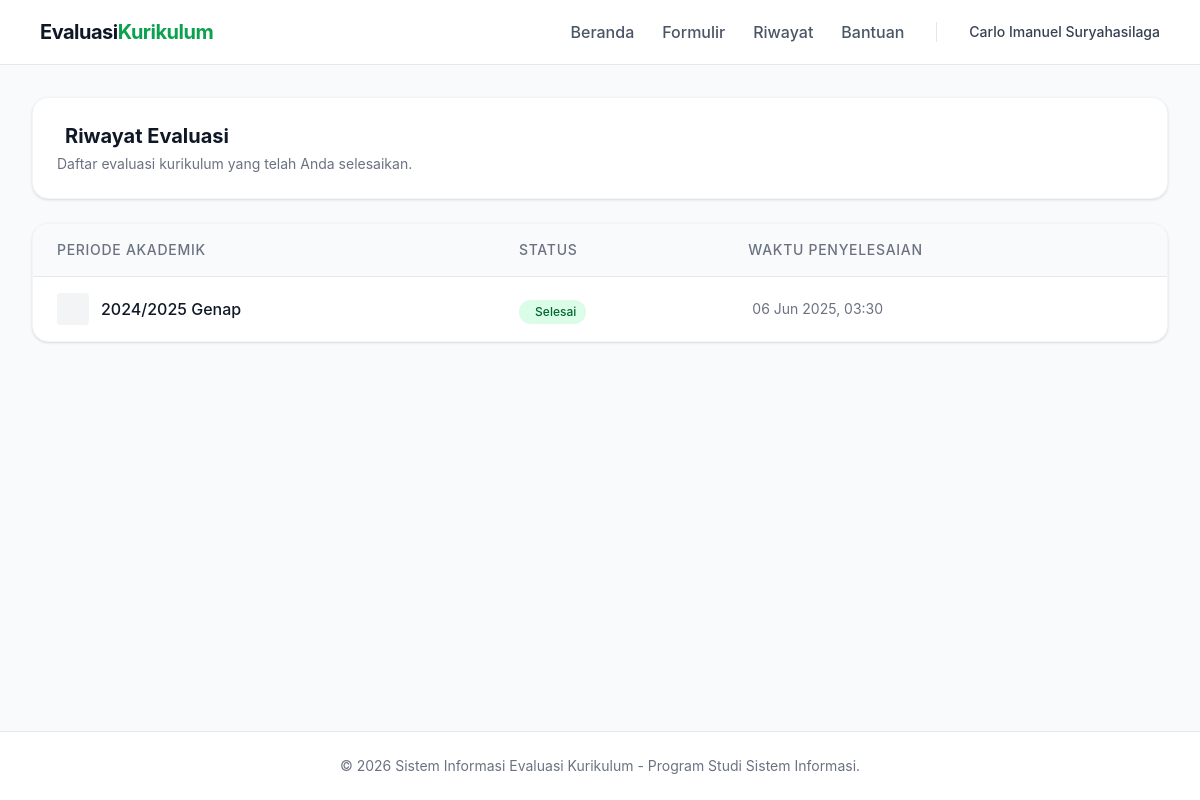
Page /responden/riwayat.php (signed in) on the committed database.
### tables this page shows
CREATE TABLE `pengisian` (
  `id` int(11) NOT NULL,
  `pengguna_id` int(11) NOT NULL,
  `periode_id` int(11) NOT NULL,
  `status` enum('draft','final') DEFAULT 'draft',
  `tab_terakhir` int(11) DEFAULT 1,
  `terakhir_disimpan` timestamp NOT NULL DEFAULT current_timestamp() ON UPDATE current_timestamp(),
  `waktu_submit` timestamp NULL DEFAULT NULL
);

CREATE TABLE `periode_evaluasi` (
  `id` int(11) NOT NULL,
  `tahun_akademik` varchar(50) DEFAULT NULL,
  `status` enum('draft','buka','tutup') DEFAULT 'draft',
  `dibuat_pada` timestamp NOT NULL DEFAULT current_timestamp()
);

### includes/helpers.php (called while the page is built, shortened)
<?php
function escape($string) {
    return htmlspecialchars($string ?? '', ENT_QUOTES, 'UTF-8');
}
?>

### responden/riwayat.php (the view, shortened to what this page needs)
<?php
require_once '../config/database.php';
require_once '../includes/helpers.php';
$user_id = $_SESSION['user_id'];
$stmt = $pdo->prepare("SELECT p.*, pe.tahun_akademik FROM pengisian p JOIN periode_evaluasi pe ON p.periode_id = pe.id WHERE p.pengguna_id = ? AND p.status = 'final' ORDER BY p.waktu_submit DESC");
$stmt->execute([$user_id]);
$riwayat = $stmt->fetchAll();
require_once '../includes/header.php';
?>
<div class="bg-white rounded-2xl shadow-sm border border-gray-100 p-6 mb-6">
    <h2 class="text-xl font-bold text-gray-900 flex items-center gap-2"><i class="ph ph-clock-counter-clockwise text-brand-500"></i> Riwayat Evaluasi</h2>
    <p class="text-sm text-gray-500 mt-1">Daftar evaluasi kurikulum yang telah Anda selesaikan.</p>
</div>
<?php if (count($riwayat) > 0): ?>
    <div class="bg-white rounded-2xl shadow-sm border border-gray-100 overflow-hidden">
        <table class="w-full text-left border-collapse">
            <thead>
                <tr class="bg-gray-50 border-b border-gray-200 text-sm text-gray-500 uppercase tracking-wider">
                    <th class="px-6 py-4 font-medium">Periode Akademik</th>
                    <th class="px-6 py-4 font-medium">Status</th>
                    <th class="px-6 py-4 font-medium">Waktu Penyelesaian</th>
                </tr>
            </thead>
            <tbody class="divide-y divide-gray-100">
                <?php foreach ($riwayat as $r): ?>
                    <tr class="hover:bg-gray-50 transition-colors">
                        <td class="px-6 py-4 font-medium text-gray-900 flex items-center gap-3">
                            <div class="w-8 h-8 rounded bg-gray-100 flex items-center justify-center text-gray-500"><i class="ph ph-calendar"></i></div>
                            <?= escape($r['tahun_akademik']) ?>
                        </td>
                        <td class="px-6 py-4">
                            <span class="inline-flex items-center gap-1.5 px-2.5 py-1 rounded-full text-xs font-medium bg-green-100 text-green-800">
                                <i class="ph ph-check-circle fill-current"></i> Selesai
                            </span>
                        </td>
                        <td class="px-6 py-4 text-gray-500 text-sm">
                            <i class="ph ph-clock mr-1"></i> <?= date('d M Y, H:i', strtotime($r['waktu_submit'])) ?>
                        </td>
                    </tr>
                <?php endforeach; ?>
            </tbody>
        </table>
    </div>
<?php endif; ?>
<?php require_once '../includes/footer.php'; ?>

### assets/css/style.css (style rules this page uses)
body { font-family: 'Inter', sans-serif; background-color: #f9fafb; color: #111827; }

### includes/header.php (style rules this page uses)
body { font-family: 'Inter', sans-serif; background-color: #f9fafb; color: #111827; }

### rows in the picture
pengisian: periode.tahun_akademik "2024/2025 Genap", waktu_submit "06 Jun 2025, 03:30"

### other values in the picture
$_SESSION['user_name'] "Carlo Imanuel Suryahasilaga"
